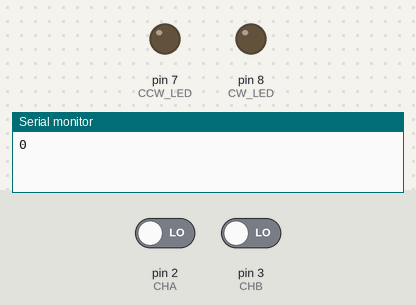
A sketch run on a simulated Arduino Uno, built with avr-gcc and run on an emulated ATmega328P. Shown: output pins drawn as LEDs (lit = HIGH), the last lines printed to the serial monitor. Inputs (shaded band) come from the test bench; at power-on: pin 2 (CHA) LOW, pin 3 (CHB) LOW.

Above: at 1.2 s.
1.3 s: pin 2 (CHA) driven HIGH
At 1.7 s:
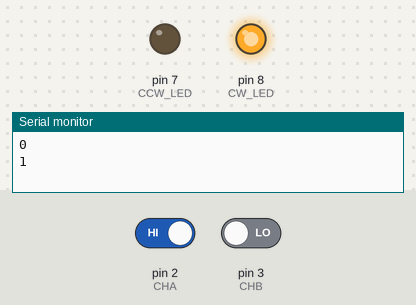
Timing chart, 0 to 4.3 s (numbered marks = the images above; inputs shaded):
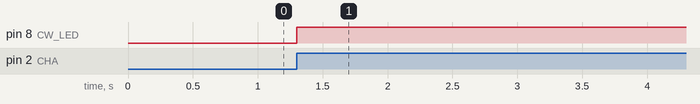

The sketch:

Robotator.ino
```cpp
/*
Demonstrates use of rotary encoder for motor
direction and distance.
*/

#define CHA 2
#define CHB 3
#define CW_LED 8
#define CCW_LED 7

volatile int master_count = 0; // universal count
volatile byte INTFLAG1 = 0; // interrupt status flag

void setup() {
  pinMode(CHA, INPUT);
  pinMode(CHB, INPUT);
  pinMode(CW_LED, OUTPUT); // LED connected to pin to ground
  pinMode(CCW_LED, OUTPUT); // LED connected to pin to ground

  Serial.begin(9600);
  Serial.println(master_count);

  attachInterrupt(0, flag, RISING);
  // interrupt 0 digital pin 2 positive edge trigger
}

void loop() {

  if (INTFLAG1)   {
       Serial.println(master_count);
       delay(500);
     INTFLAG1 = 0; // clear flag
} // end if


} // end loop


void flag() {
  INTFLAG1 = 1;
  // add 1 to count for CW
  if (digitalRead(CHA) && !digitalRead(CHB)) {
    master_count++ ;
    digitalWrite(CW_LED, HIGH);
    digitalWrite(CCW_LED, LOW);
  }
  // subtract 1 from count for CCW
  if (digitalRead(CHA) && digitalRead(CHB)) {
    master_count-- ;
    digitalWrite(CW_LED, LOW);
    digitalWrite(CCW_LED, HIGH);
  }
}
```

Measured:
- after the input at 1.3 s, pin 8 (CW_LED): LOW → HIGH at once
